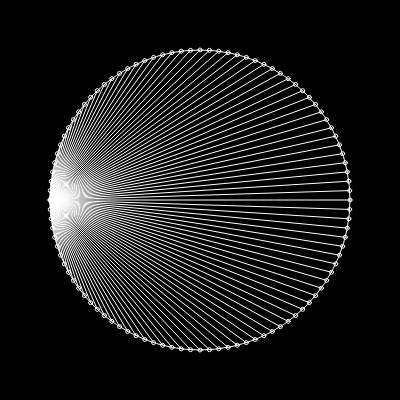
Frame 1 (no input)
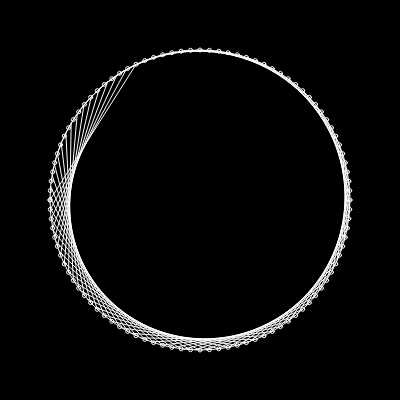
Frame 60 (no input)
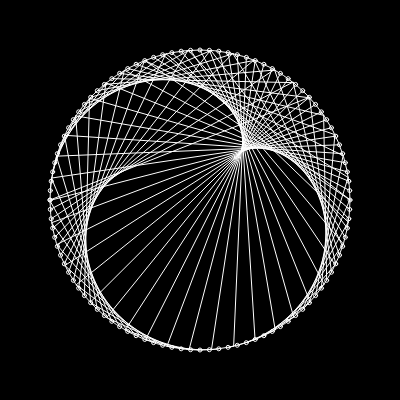
Frame 120 (the mouse pressed at the canvas centre since frame 60)

The p5.js sketch that drew these frames (run headless with seeded random() and noise() and a simulated clock; from frame 60 on, the mouse is pressed at the canvas centre):

// p5.js sketch
// ── sketch.js
let r = 150;
let n = 100;

let factor = 0;

function setup() {
  createCanvas(400, 400);
}

function draw() {
  background(0);
  translate(width/2, height/2);
  
  stroke(255);
  noFill();
  circle(0, 0, 2*r);
  
  for(let i = 0 ; i <= n ; i += 1){
    
    let mul = i * factor;
    mul = mul % n;
    
    const phi = mul/n * TWO_PI;
    const theta = i/n * TWO_PI;
    
    let xToGo = -r * cos(phi);
    let yToGo = -r * sin(phi);
    
    let x = -r * cos(theta);
    let y = -r * sin(theta);
    
    line(xToGo, yToGo, x, y);
    circle(x, y, 4);
  }
  //noLoop();
  //n += 1;
  factor += 0.02;
}
